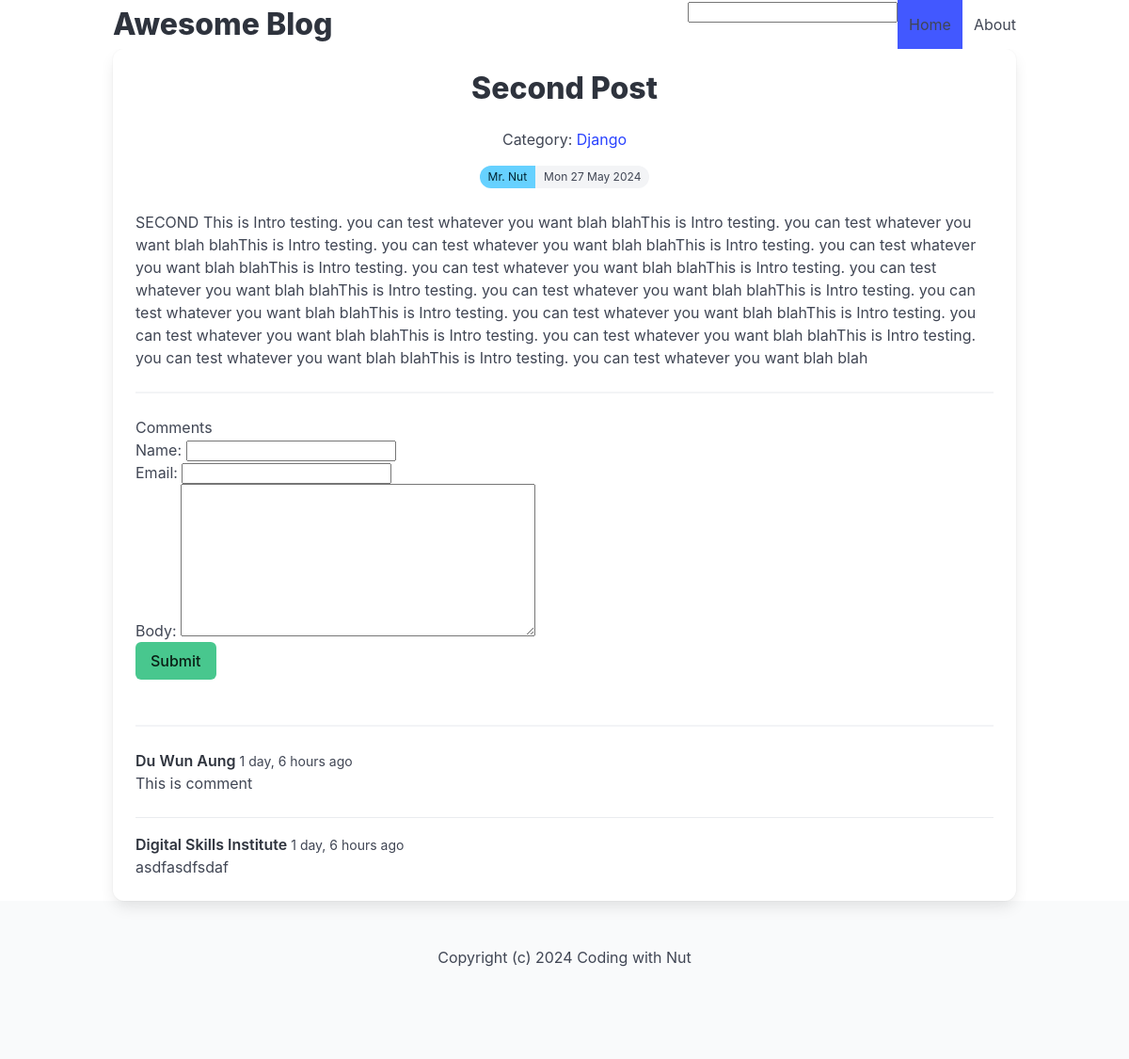
The page /django/second-post/ on the database its author committed.
### blog/models.py (models this page shows, shortened)
class Post(models.Model):
    ACTIVE = "active"
    DRAFT = "draft"
    CHOICES_STATUS = (
        (ACTIVE, "Active"),
        (DRAFT, "Draft")
    )
    category = models.ForeignKey(Category, name="category", on_delete=models.CASCADE)
    title = models.CharField(max_length=255)
    slug = models.SlugField()
    intro = models.TextField()
    body = models.TextField()
    author = models.CharField(max_length=50, null=True, blank=True)
    created_at = models.DateTimeField(auto_now_add=True)
    status = models.CharField(max_length=10, choices = CHOICES_STATUS, default = ACTIVE)
    image = models.ImageField(upload_to="uploads/", blank=True, null=True)
    class Meta:
        ordering = ('-created_at', )

class Category(models.Model):
    title = models.CharField(max_length=255)
    slug = models.SlugField()
    def __str__(self):
        return f"{self.title}"
    class Meta:
        ordering = ('title', )
        verbose_name_plural = "Categories"

class Comment(models.Model):
    post = models.ForeignKey(Post, related_name='comments', on_delete=models.CASCADE)
    name = models.CharField(max_length = 255)
    email = models.EmailField()
    body = models.TextField()
    created_at = models.DateTimeField(auto_now_add=True)

### blog/views.py (the view, shortened to what this page needs)
# urls.py: path('<slug:category>/<slug:slug>/', views.detailview, name="detailpage"),
def detailview(request, category, slug):
    post = get_object_or_404(Post, slug = slug, status=Post.ACTIVE)
    form = CommentForm()
    return render(request, 'blog/detail.html', {
        'post' : post,
        'form': form
    })

### blog/forms.py
class CommentForm(forms.ModelForm):
    class Meta:
        model = Comment
        fields = ('name', 'email', 'body', )

### blog/templates/blog/detail.html (shortened to what this page needs)
{% extends 'core/base.html' %}
{% block content %}
  <div class="card article">
    <div class="card-content">
      <div class="media">
        <div class="media-content has-text-centered">
          <p class="title article-title">{{ post.title }}</p>
          <p class="small mb-4">Category: <a href="{% url "categorypage" post.category.slug %}"> {{ post.category }}</a></p>
          <div class="tags has-addons level-item">
            <span class="tag is-rounded is-info">{{ post.author }}</span>
            <span class="tag is-rounded">{{ post.created_at|date:'D d M Y' }}</span>
          </div>
        </div>
      </div>
      <div class="content article-body">
        <p>{{ post.body|linebreaks }}</p>
      </div>
      <hr />
      <h2 class="is-4">
        Comments
      </h2>
      <form method='POST' class="mb-6">
        {{ form.as_p }}
        <div class="field">
            <div class="control">
                <button class="button is-success">
                    Submit
                </button>
            </div>
        </div>
      </form>
      <hr>
      {% for comment in post.comments.all %}
        <article class = "media">
          <div class="media-content">
            <strong>
              {{comment.name}}
            </strong>
            <small>
              {{comment.created_at|timesince}} ago
            </small>
            <br>
            <div>
              {{comment.body}}
            </div>
          </div>
        </article>
      {% endfor %}
    </div>
  </div>
{% endblock %}

### rows shown on the page
Post: title "Second Post", category "Django", author "Mr. Nut", created_at "Mon 27 May 2024", body "SECOND This is Intro testing. you can test whatever you want blah blahThis is Intro testing. you can test whatever you want blah blahThis is Intro testing. you can test whatever you want blah blahThis is Intro testing. you can test whatever you want blah blahThis is Intro testing. you can test whatever you want blah blahThis is Intro testing. you can test whatever you want blah blahThis is Intro testing. you can test whatever you want blah blahThis is Intro testing. you can test whatever you want blah blahThis is Intro testing. you can test whatever you want blah blahThis is Intro testing. you can test whatever you want blah blahThis is Intro testing. you can test whatever you want blah…"
Comment: name "Du Wun Aung", created_at "1 day, 6 hours", body "This is comment"
Comment: name "Digital Skills Institute", created_at "1 day, 6 hours", body "asdfasdfsdaf"
